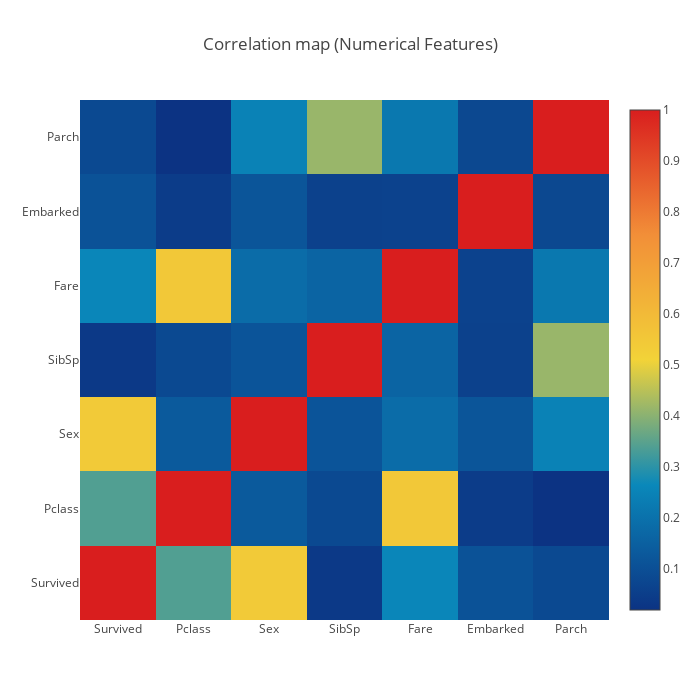

The notebook cell saved with this chart:
### Code cell
trace1 = go.Heatmap(
    z = np.absolute(train[features].astype(float).corr().values),
    x = train[features].columns.values,
    y = train[features].columns.values,
    colorscale = 'Portland', 
    reversescale = False, 
    opacity = 1.0)
        
data = [trace1]
layout = go.Layout(
    title = 'Correlation map (Numerical Features)',
    xaxis = dict(ticks = '', nticks = 36),
    yaxis = dict(ticks = ''),
    width = 700, height = 700
)

fig = go.Figure(data = data, layout = layout)
py.iplot(fig)

### Figure 1 — Plotly figure (JSON) as saved in the notebook; plotly's stock layout.template omitted (floating-point values rounded to 4 significant figures)
{"data": [{"colorscale": "Portland", "opacity": 1, "reversescale": false, "x": ["Survived", "Pclass", "Sex", "SibSp", "Fare", "Embarked", "Parch"], "y": ["Survived", "Pclass", "Sex", "SibSp", "Fare", "Embarked", "Parch"], "z": [[1, 0.3385, 0.5434, 0.03532, 0.2573, 0.1068, 0.08163], [0.3385, 1, 0.1319, 0.08308, 0.5495, 0.0457, 0.01844], [0.5434, 0.1319, 1, 0.1146, 0.1823, 0.1166, 0.2455], [0.03532, 0.08308, 0.1146, 1, 0.1597, 0.05996, 0.4148], [0.2573, 0.5495, 0.1823, 0.1597, 1, 0.06214, 0.2162], [0.1068, 0.0457, 0.1166, 0.05996, 0.06214, 1, 0.07866], [0.08163, 0.01844, 0.2455, 0.4148, 0.2162, 0.07866, 1]], "type": "heatmap", "uid": "e2061a3d-a88f-40b3-ba32-cb1ea54a5a71"}], "layout": {"height": 700, "title": {"text": "Correlation map (Numerical Features)"}, "width": 700, "xaxis": {"nticks": 36, "ticks": ""}, "yaxis": {"ticks": ""}}}
